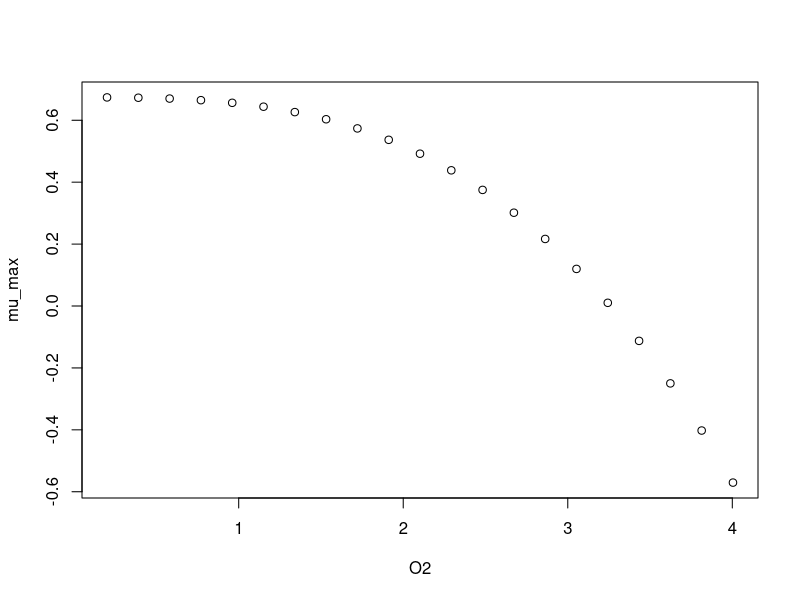

Here is the R script that generated this plot:
#############################
# start of Parameter script
#############################
O2 <- seq(0.1998001998002,4.004,length.out=21)
#############################
# end of Parameter script
#############################
############################# 
# start of Model script Gropin ID 1076 
#############################
 
# constant coefficients for this model
 
variables <- data.frame(O2)
argumentsPar <- expand.grid(variables)
 
# heart of the model
response_surface <- function(O2) {
   mumax <-0.674*(1-(O2/3.26)^2.983)

return(mumax=mumax)
} 

# output parameters
mumax <- cbind(argumentsPar,response_surface(argumentsPar['O2']))
colnames(mumax) <- c(colnames(argumentsPar),'mumax')
#############################
# End of Model script
#############################
############################# 
# start of Visualisation script Gropin ID 1076 
#############################
plot(O2,mumax$mumax,
                          xlab='O2',
                          ylab='mu_max')
#############################
# End of Visualisation script
#############################
